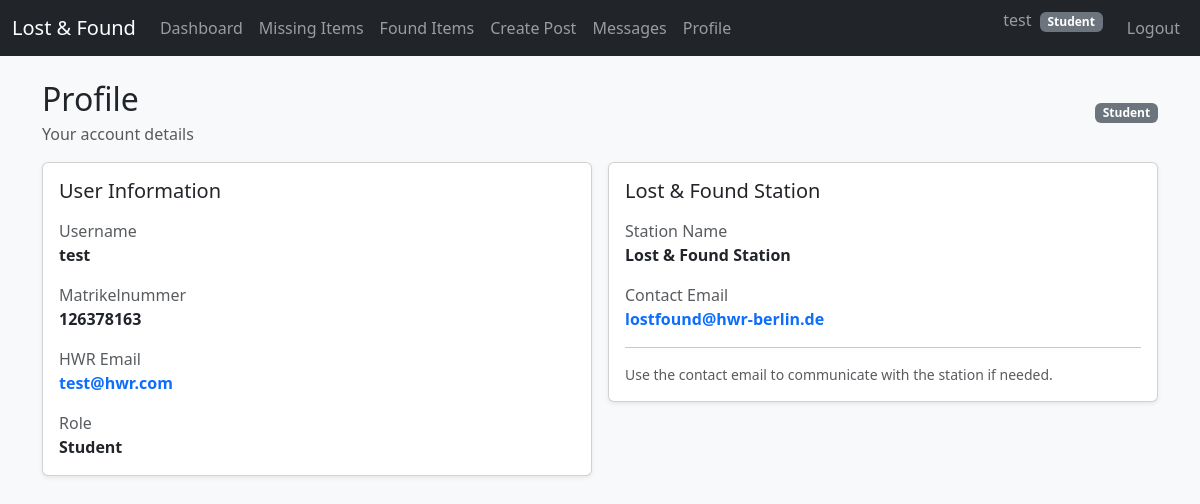
The app's page /student/profile (signed in) with its own data.
### db.py (models this page shows)
class User(db.Model):
    __tablename__ = "users"
    id = db.Column(db.Integer, primary_key=True)
    username = db.Column(db.String(120), unique=True, nullable=False)
    password = db.Column(db.String(120), nullable=False)
    is_admin = db.Column(db.Boolean, default=False)
    matriculation_number = db.Column(db.String(50), unique=True, nullable=True)
    email = db.Column(db.String(200), unique=True, nullable=True)

class AppSettings(db.Model):
    __tablename__ = "app_settings"
    id = db.Column(db.Integer, primary_key=True)
    station_name = db.Column(db.String(200), default="Lost & Found Station")
    contact_email = db.Column(db.String(200), default="lostfound@hwr-berlin.de")

### app.py (the view)
@app.route("/student/profile")
@login_required
def student_profile():
    user = User.query.get(session["user_id"])
    return render_template("student/profile.html", user=user, settings=get_settings())

### app.py (called while the page is built)
def login_required(f):
    from functools import wraps
    @wraps(f)
    def wrapper(*args, **kwargs):
        if "user_id" not in session:
            return redirect(url_for("login"))
        return f(*args, **kwargs)
    return wrapper

def get_settings():
    settings = AppSettings.query.first()
    if not settings:
        settings = AppSettings()
        db.session.add(settings)
        db.session.commit()
    return settings

### templates/student/profile.html (shortened to what this page needs)
{% extends 'base.html' %}
{% block content %}
<div class="d-flex justify-content-between align-items-center mb-3">
  <div>
    <h2 class="mb-1">Profile</h2>
    <div class="text-muted">Your account details</div>
  </div>
  <span class="badge {% if user.is_admin %}text-bg-danger{% else %}text-bg-secondary{% endif %}">
    {% if user.is_admin %}Admin{% else %}Student{% endif %}
  </span>
</div>
<div class="row g-3">
  <div class="col-lg-6">
    <div class="card shadow-sm">
      <div class="card-body">
        <h5 class="card-title mb-3">User Information</h5>
        <div class="mb-3">
          <div class="text-muted">Username</div>
          <div class="fw-bold">{{ user.username }}</div>
        </div>
        <div class="mb-3">
          <div class="text-muted">Matrikelnummer</div>
          <div class="fw-bold">{{ user.matriculation_number or "-" }}</div>
        </div>
        <div class="mb-3">
          <div class="text-muted">HWR Email</div>
          <div class="fw-bold">
            {% if user.email %}
              <a href="mailto:{{ user.email }}" class="text-decoration-none">{{ user.email }}</a>
            {% else %}
              -
            {% endif %}
          </div>
        </div>
        <div class="mb-0">
          <div class="text-muted">Role</div>
          <div class="fw-bold">{% if user.is_admin %}Admin{% else %}Student{% endif %}</div>
        </div>
      </div>
    </div>
  </div>
  <div class="col-lg-6">
    <div class="card shadow-sm">
      <div class="card-body">
        <h5 class="card-title mb-3">Lost &amp; Found Station</h5>
        <div class="mb-3">
          <div class="text-muted">Station Name</div>
          <div class="fw-bold">{{ settings.station_name }}</div>
        </div>
        <div class="mb-0">
          <div class="text-muted">Contact Email</div>
          <div class="fw-bold">
            <a href="mailto:{{ settings.contact_email }}" class="text-decoration-none">
              {{ settings.contact_email }}
            </a>
          </div>
        </div>
        <hr>
        <div class="text-muted small">
          Use the contact email to communicate with the station if needed.
        </div>
      </div>
    </div>
  </div>
</div>
{% endblock %}

### records on screen
User: username "test", matriculation_number "126378163", email "test@hwr.com"
AppSettings: station_name "Lost & Found Station", contact_email "lostfound@hwr-berlin.de"

### other values on screen
{{ session.get('username') }} "test"
